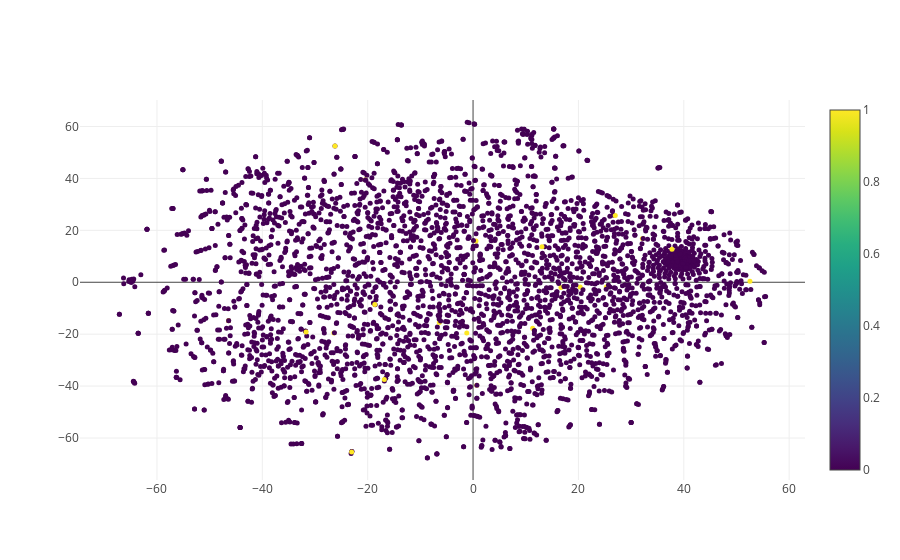

Source (notebook cell):
### Code cell
# create a new plot with a title and axis labels
trace = go.Scatter(x=X_embedded[:,0], y=X_embedded[:,1], mode='markers',
    marker=dict(
        size=5,
        color = colors, #set color equal to a variable
        colorscale='Viridis',
        showscale=True
    ), text=np.array(filtered_song_ids))
data = [trace]
plotly.offline.iplot(data, filename="tsne-scatter")

### Figure 1 — Plotly figure (JSON) as saved in the notebook; plotly's stock layout.template omitted (floating-point values rounded to 4 significant figures; data arrays with more than 128 entries replaced by an {"elided": "..."} marker saying what was removed)
{"data": [{"marker": {"color": {"elided": "10000 int values"}, "colorscale": "Viridis", "showscale": true, "size": 5}, "mode": "markers", "text": {"elided": "10000 str values"}, "type": "scatter", "uid": "747118e9-df78-44e5-ad61-946a7194cd61", "x": {"elided": "3616 float values"}, "y": {"elided": "3616 float values"}}], "layout": {}}
